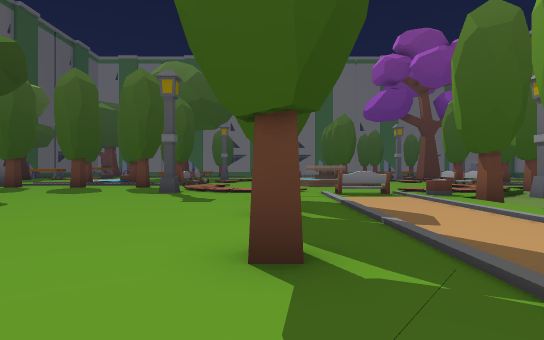
view 1 (above)

24 first-person views from a walk through a scene from a Unity 3-D project. The camera is 1.3 m above the floor, looks level and sees 80° across. The floor is counted in squares, 2 m on a side. Each view is taken from the middle of a square. On the plan, view 1 faces up. The plan holds only what a view shows up to about 10 squares ahead; the rest is blank. The place goes on beyond the plan. The player character is not drawn.

view 2
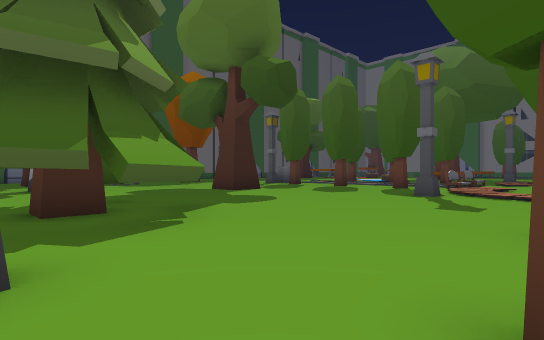

view 3
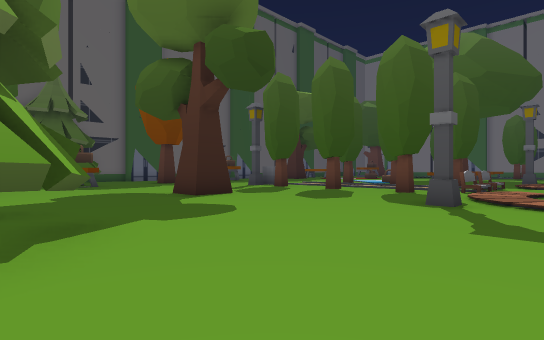

view 4
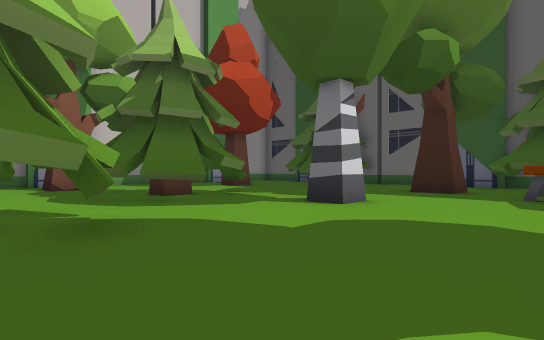

view 5
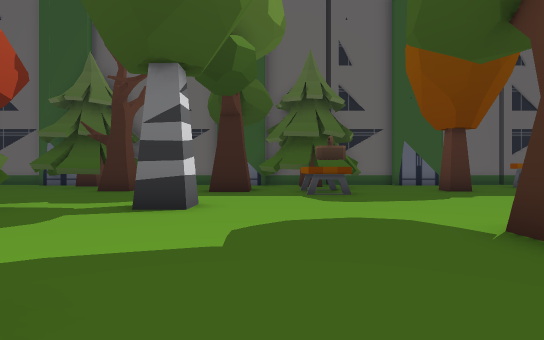

view 6
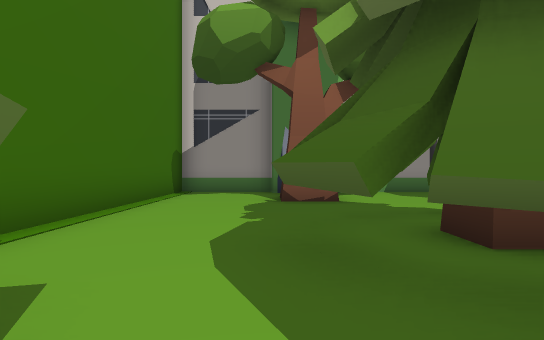

view 7
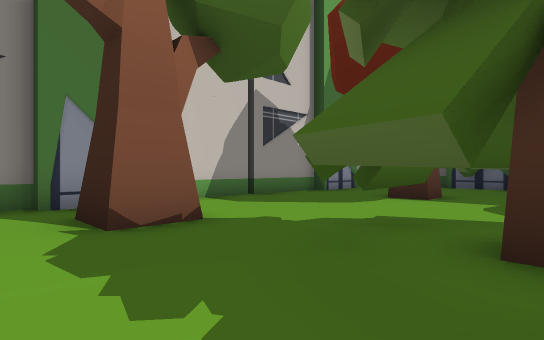

view 8
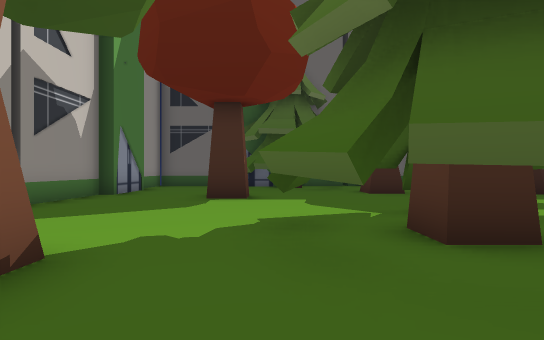

view 9
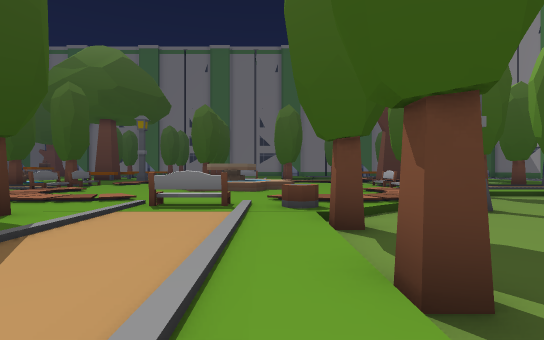

view 10
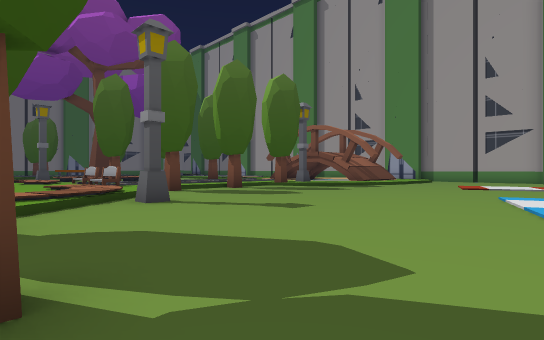

view 11
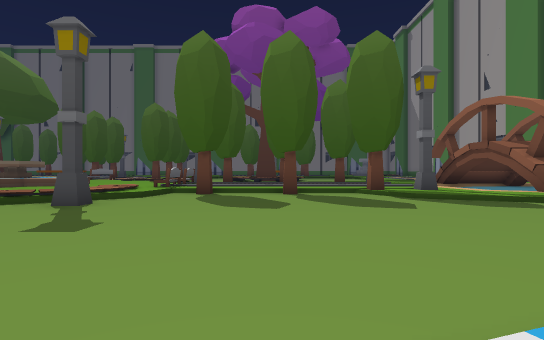

view 12
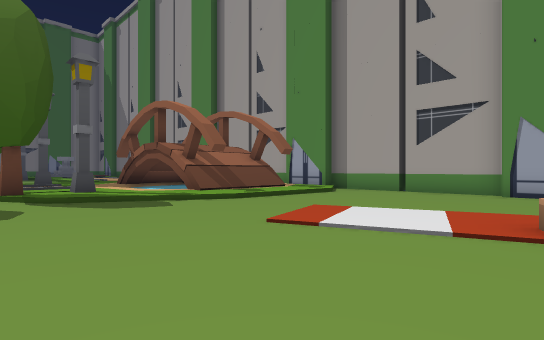

view 13
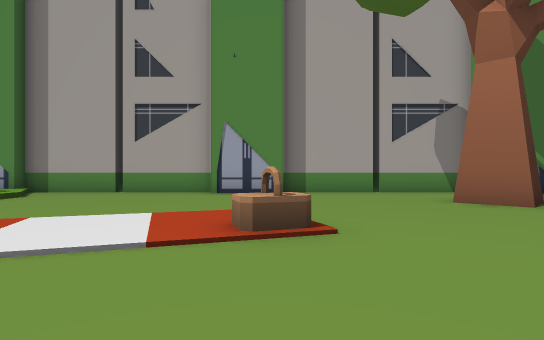

view 14
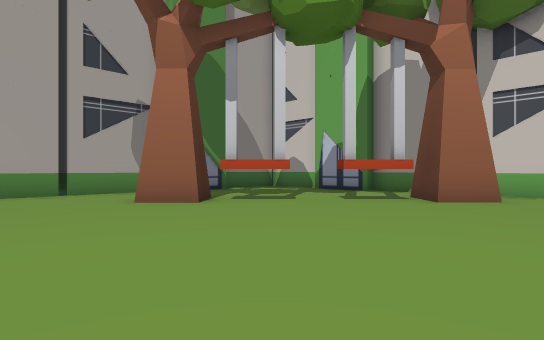

view 15
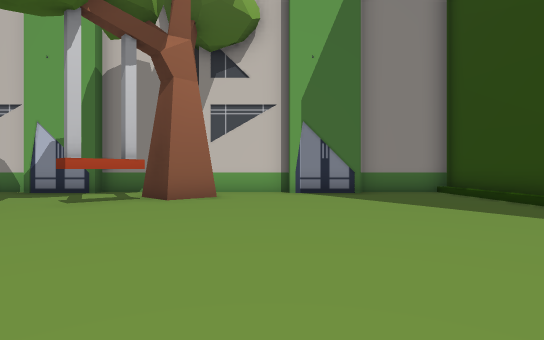

view 16
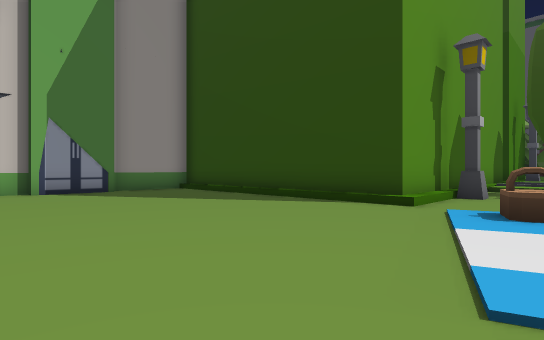

view 17
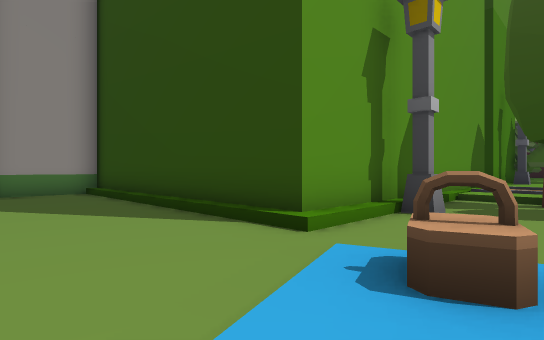

view 18
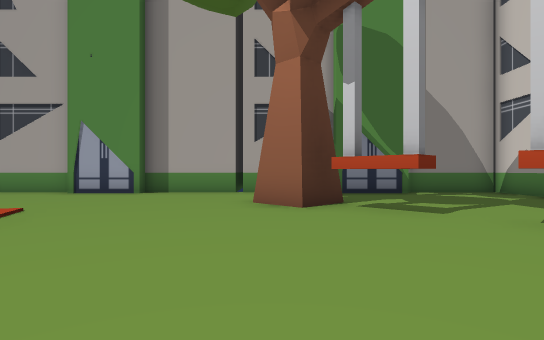

view 19
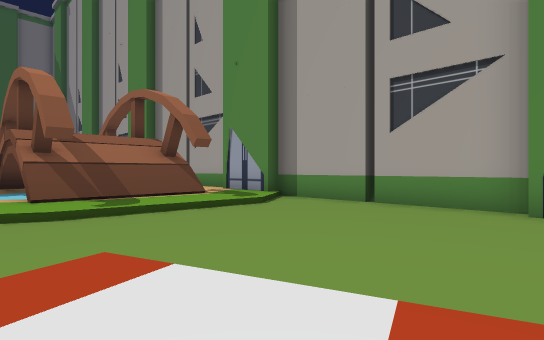

view 20
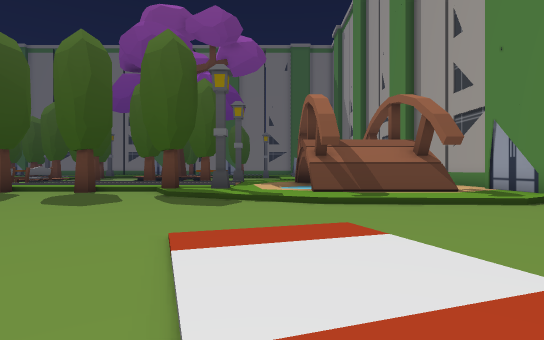

view 21
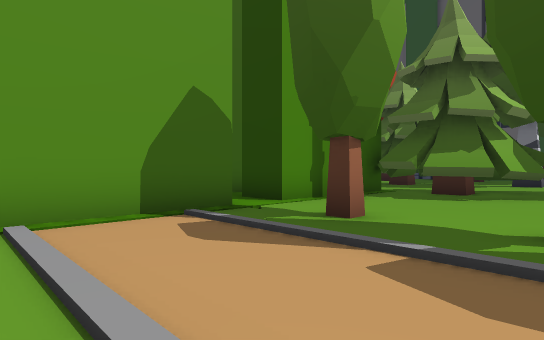

view 22
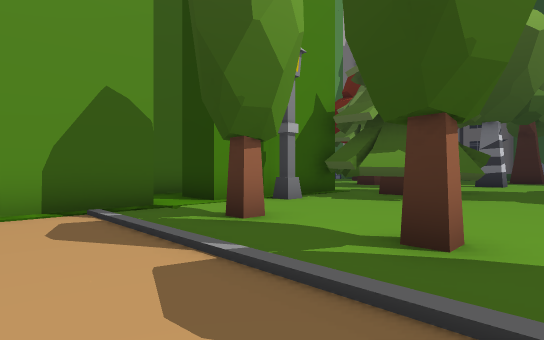

view 23
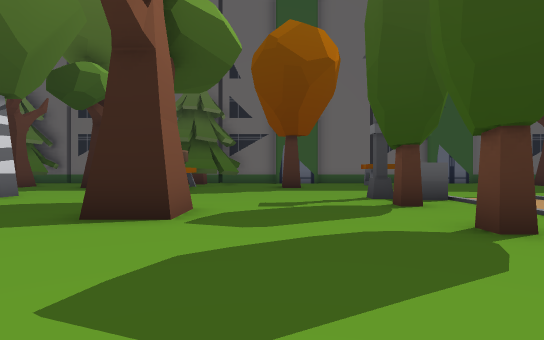

view 24
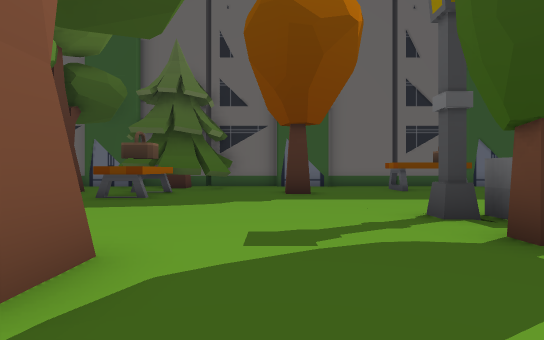

### Floor plan
Key: @ floor where view 1 was taken; # wall or solid block; x gap in a wall; . main floor; - floor 0.25 m lower than the main floor; : floor 0.5 m higher than the main floor; / step, stairs or slope; O other object.
Columns run from 17 left of view 1 to 25 right of it. Each row starts with its distance up from view 1.
 13 ......OO..O .O//...//...//O///O/.//.x    .O
 12 .......O....O.//........///O--O-O/O.####/O
 11  O............//......  //-------/..////.O
 10 ...............////..////---------//.///./O
  9 ..............O....:O.O/-O----------/////-O
  8 ........O............./-------------------O
  7 OOO..............O....O-------------------O
  6 OOO...................--------------------O
  5 .................O....O-------------------O
  4 .O.........OO.........-------------------O
  3  ....O....OOOO........--------------O----OO
  2   ........O#OO...O....O-----O-------------O
  1  ......O..OOOO.O./////---O----------------O
  0  #....OOO...#####@#########/--------------O
 -1 .....OO#OO..#   #.        #/----------#---O
 -2 O....OOOO...#   .         #/----------##--O
 -3 .......O....#  ##         #/---------O---OO
 -4 ..O.........#             #/--------O----O
 -5 ........O...#             #/-------O------O
 -6 ........ ...#             #/------##------O
 -7 ........ ...#             #/------  ------O
 -8 OOOOOOOOOOOO#              OOOOOOOOOOOOOOOO

Where each view was taken, in squares from view 1:
view 1: 0 up, 0 right, facing up
view 2: 1 up, 0 right, facing up-left
view 3: 3 up, 1 left, facing up-left
view 4: 7 up, 6 left, facing down-left
view 5: 5 up, 6 left, facing left
view 6: 2 up, 8 left, facing down
view 7: 1 down, 7 left, facing down-left
view 8: 3 down, 7 left, facing left
view 9: 3 up, 4 right, facing up
view 10: 3 up, 5 right, facing up-right
view 11: 3 up, 12 right, facing up
view 12: 3 up, 14 right, facing up-right
view 13: 3 up, 15 right, facing right
view 14: 2 up, 15 right, facing down-right
view 15: 2 up, 15 right, facing down
view 16: 3 up, 16 right, facing down-left
view 17: 3 up, 13 right, facing down-left
view 18: 1 down, 15 right, facing right
view 19: 4 up, 18 right, facing up-right
view 20: 3 up, 18 right, facing up
view 21: 5 up, 4 right, facing down-left
view 22: 6 up, 3 right, facing down-left
view 23: 10 up, 4 left, facing left
view 24: 10 up, 7 left, facing left
